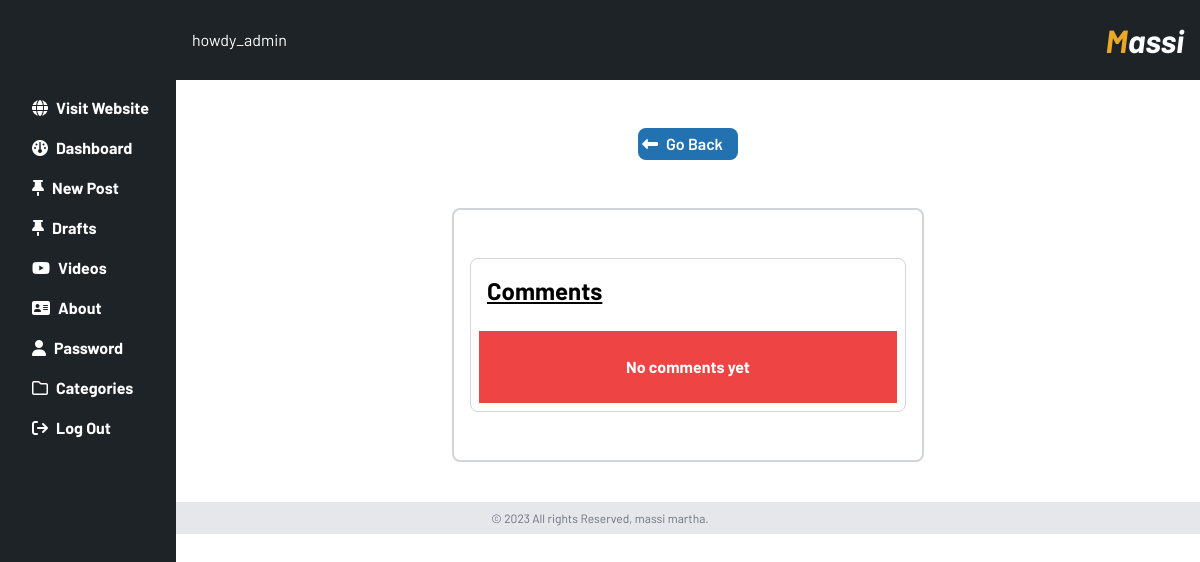
Before: /admin_panel/see-comments?com_id=5 (signed in) with the older database file.
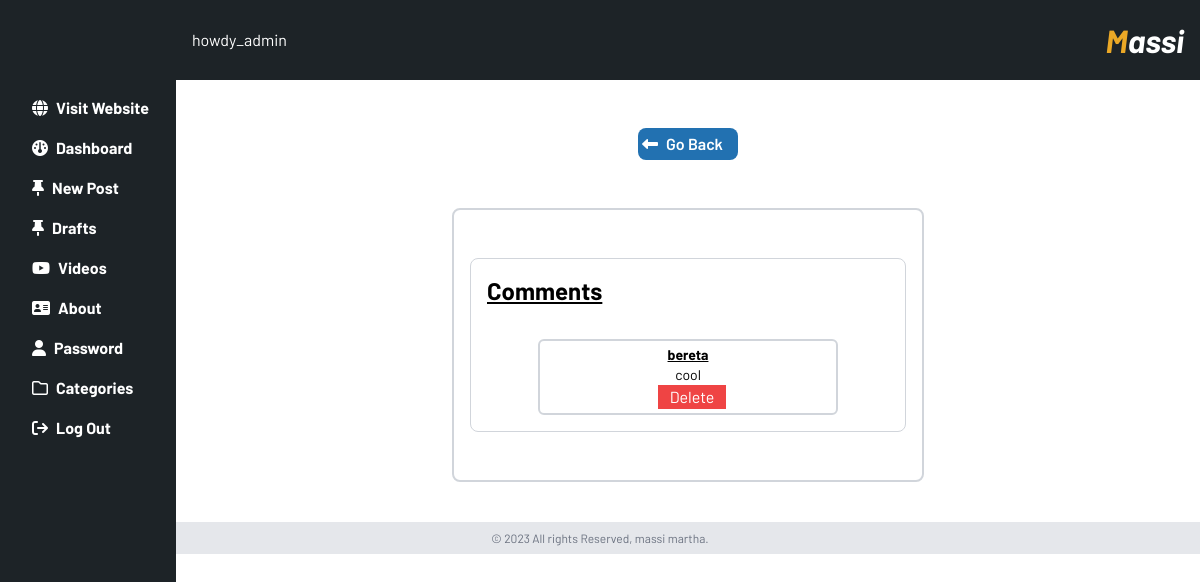
After: the same page with the newer database file.
### tables this page shows
CREATE TABLE `tbl_comments` (
  `id` int(11) NOT NULL,
  `comment` text NOT NULL,
  `post_id` int(11) NOT NULL,
  `username` text NOT NULL,
  `date` date NOT NULL
);

### admin_panel/see-comments.php (the view, shortened to what this page needs)
<?php
include '../config/config.inc.php';
?>
<?php
if(isset($_GET['com_id'])){
    $bid = $_GET['com_id'];
  }
include 'partials/header-add.php';
?>
<div class=" my-6  lg:mt-12 w-full flex justify-center">
<p id="go-back" class="w-[100px] cursor-pointer p-1 font-semibold bg-[#2271B1] text-white rounded-lg "><i class="fa-solid fa-left-long mr-2"></i>Go Back</p>
</div>
<div class="w-full lg:flex justify-center items-center p-2 mt-2 ">
<div class="testimny__wrapper w-full  lg:p-4  lg:w-1/2">
<div class="small_wrap border-2 border-gray-300 rounded-lg p-2 lg:p-4">
    <div class="border border-gray-300 rounded-lg  w-full my-8 ">
    <h2 class="font-bold text-2xl my-4 underline ml-4">Comments </h2>
    <div class="mony__wrapper p-2  w-full max-h-[500px] flex flex-wrap justify-around items-center ">
<?php
$sql = "SELECT * FROM tbl_comments WHERE post_id=$bid";
$res = mysqli_query($conn, $sql);
$count = mysqli_num_rows($res);
if($count>0){
while($row=mysqli_fetch_assoc($res)){
    $id = $row['id'];
    $name = $row['username'];
    $comment = $row['comment'];
    ?>
     <div class="card my-2 lg:w-[300px] border-2 rounded-md p-1 border-gray-300">
<div class="cation flex justify-center items-center flex-col">
<p class="text-sm font-bold underline"><?php echo $name; ?></p>
<p class="text-sm"><?php echo $comment; ?></p>
    <a href="see-comments?cid=<?php echo $id; ?>" onclick="confirm('Are you sure to Delete this comment?');" class="bg-red-500 text-white px-3 ml-2 hover:text-red-500">Delete</a>
</div>
    </div>
                <?php
}   }else{
 echo '
 <div class="w-full text-center bg-red-500 p-6 text-white font-bold">
                <p>No comments yet</p>
              </div>
 ';
}
?>
       </div>
    </div>
</div>
</div>
</div>
<?php include 'partials/footer.php'; ?>

Changed rows visible on the page:
added tbl_comments: username "bereta", comment "cool"
Other visible differences:
text no longer shown: "No comments yet"
